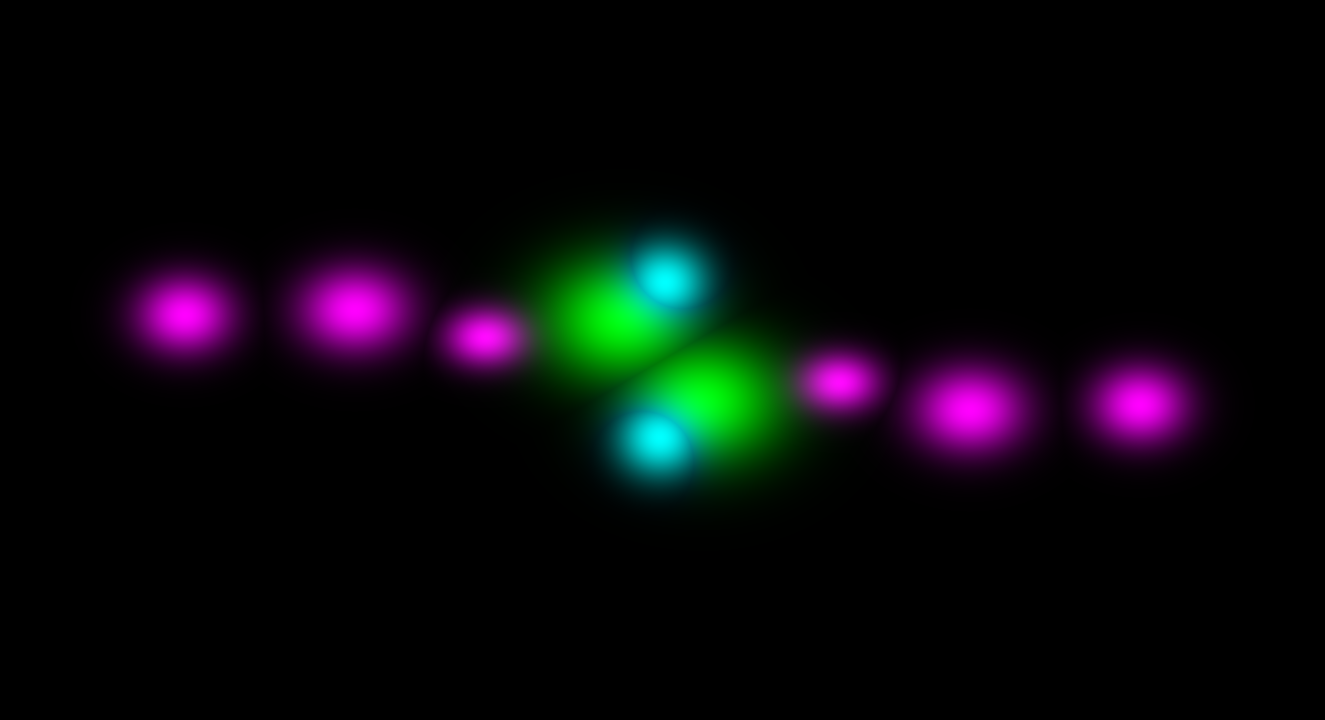
#> input picture assets/image/background/boundary_motion/controls.png, 1325 x 720 px
$ python verify_geometry.py
#> lines starting #> are read from the running program, lines starting #| are printed output that depends on the picture; long printed decimals are rounded
"""对实际控制图采样，检查位移场是否翻折、越过内缘或破坏中心对称。"""
import json
from pathlib import Path
import numpy as np
from PIL import Image

ROOT=Path(__file__).resolve().parents[2]
CONTROL=np.asarray(Image.open(ROOT/'assets/image/background/boundary_motion/controls.png'),dtype=float)/255

def ramp(a,b,x):
    x=np.clip((x-a)/(b-a),0,1)
    return x*x*x*(x*(x*6-15)+10)

def field(x,y,t,scale=.76165558,stream_amp=3,curl_amp=12,beat_amp=1.2,bpm=120):
    # 与 GPU 的线性过滤相同；读取的是实际导出的 8 位控制图。
    u=np.clip(x/2-.5,0,CONTROL.shape[1]-1.001); v=np.clip(y/2-.5,0,CONTROL.shape[0]-1.001)
    i=u.astype(int); j=v.astype(int); fx=(u-i)[...,None]; fy=(v-j)[...,None]
    c=(CONTROL[j,i]*(1-fx)+CONTROL[j,i+1]*fx)*(1-fy)+(CONTROL[j+1,i]*(1-fx)+CONTROL[j+1,i+1]*fx)*fy
    r,g,b=c[...,0],c[...,1],c[...,2]
    x=x-1325; y=y-720; length=np.sqrt(x*x+y*y)
    pin=ramp(6,30,abs(y))*ramp(108,175,length)
    side=x/np.sqrt(x*x+80**2); travel=(1-np.clip(abs(x)/1325,0,1))*1.5
    time=t%6-b*.2; stream=np.sin(2*np.pi*(time-travel)/6)*stream_amp*(1+r*.65)*(1-g*.72)
    phase=time%6
    lift=ramp(0,2.2,phase)*(1-ramp(3.6,6,phase)); roll=ramp(2.2,3.6,phase)*(1-ramp(3.6,6,phase))
    rx=x/np.maximum(length,1); ry=y/np.maximum(length,1)
    curl_root=ramp(24,130,abs(y))
    dx=-side*.22*stream+(rx*lift*.48-ry*roll*.88)*curl_amp*g*curl_root
    dy=side*stream+(ry*lift*.48+rx*roll*.88)*curl_amp*g*curl_root
    beat=(t*bpm/60)%1; pulse=ramp(0,.18,beat)*(1-ramp(.18,.8,beat))*beat_amp*(1+b*.5)
    dx+=rx*g*pulse; dy+=(side*(1-g)+ry*g)*pulse
    return np.stack([dx,dy],axis=-1)*pin[...,None]/max(scale,.76165558)

def run():
    y,x=np.mgrid[500:940:5,30:2620:8].astype(float)
    jac_min=1; stretch_min=1; stretch_max=1; tip=[]; sym=0
    for t in np.linspace(0,6,241):
        delta=field(x,y,t)
        a=(field(x+1,y,t)-field(x-1,y,t))*.5
        b=(field(x,y+1,t)-field(x,y-1,t))*.5
        jac=(1+a[...,0])*(1+b[...,1])-a[...,1]*b[...,0]
        jac_min=min(jac_min,float(jac.min()))
        jacobian=np.stack([a,b],axis=-1)+np.eye(2)
        singular=np.linalg.svd(jacobian,compute_uv=False)
        stretch_min=min(stretch_min,float(singular.min())); stretch_max=max(stretch_max,float(singular.max()))
        sym=max(sym,float(abs(delta+field(2650-x,1440-y,t)).max()))
        tip.append(field(np.array(1330.),np.array(565.),t)*.76165558)
#> this loop made 241 passes
#> pass 1, in field, `c=(CONTROL[j,i]*(1-fx)+CONTROL[j,i+1]*fx)*(1-fy)+(CONTROL[j+1,i]*(1-fx..`:
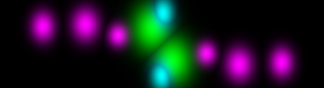
#> c: shape (88, 324, 4) float64; mean R, G, B, A 0.106, 0.094, 0.138, 1
#> pass 1, in field, `r,g,b=c[...,0],c[...,1],c[...,2]`:
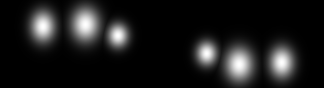
#> r: shape (88, 324) float64; min 0, max 1, mean 0.106
#> pass 1, in field, `r,g,b=c[...,0],c[...,1],c[...,2]`:
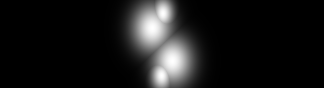
#> g: shape (88, 324) float64; min 0, max 1, mean 0.094
#> pass 1, in field, `r,g,b=c[...,0],c[...,1],c[...,2]`:
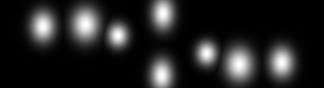
#> b: shape (88, 324) float64; min 0, max 1, mean 0.138
#> after the loop:
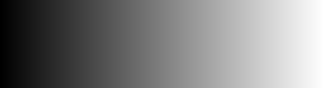
#> x: shape (88, 324) float64; min 30, max 2614, mean 1322; drawn with min black and max white
    result={'minimum_jacobian':jac_min,'local_stretch_range':[stretch_min,stretch_max],
            'symmetry_error_source_px':sym,'outer_tip_travel_design_px':float(np.ptp(np.array(tip)[:,0])),
            'samples':241,'grid_points_per_sample':int(x.size)}
    assert jac_min>0.0, result
    assert sym<1e-8,result
    assert result['outer_tip_travel_design_px']>=8,result
    target=ROOT/'build/boundary-animation/geometry.json'; target.write_text(json.dumps(result,indent=2),encoding='utf-8')
    print(json.dumps(result,indent=2))
#| {
#|   "minimum_jacobian": 0.5585,
#|   "local_stretch_range": [
#|     0.5547,
#|     1.602
#|   ],
#|   "symmetry_error_source_px": 0,
#|   "outer_tip_travel_design_px": 9.027,
#|   "samples": 241,
#|   "grid_points_per_sample": 28512
#| }

if __name__=='__main__':run()
